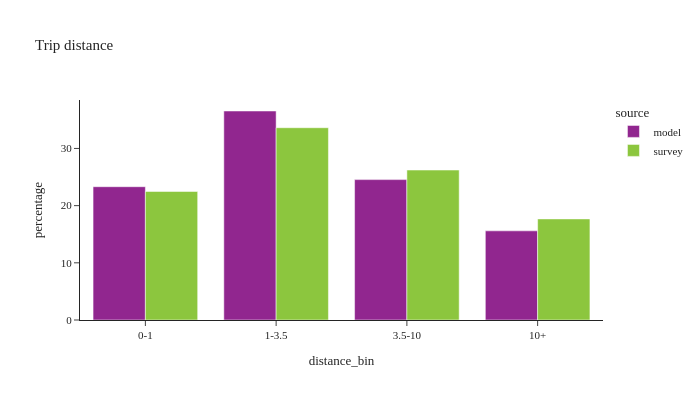

Source (notebook cell):
### Code cell
def plot_bins(df:pd.DataFrame, filter=None, title_name=None):

    if filter is not None:
        df = df.loc[filter]
    df_plot = df.loc[(df['distance_bin'] != float('nan'))].groupby(['source','distance_bin'])['trexpfac'].sum().reset_index()

    df_plot['percentage'] = df_plot.groupby(['source'], group_keys=False)['trexpfac']. \
        apply(lambda x: 100 * x / float(x.sum()))

    df_plot_ct = df.loc[(df['distance_bin'] != float('nan'))].groupby(['source','distance_bin'])['trexpfac'].count().reset_index().rename(columns={'trexpfac':'sample count'})

    df_plot = df_plot.merge(df_plot_ct, on=['source','distance_bin'])

    if title_name:
        chart_title = "Trip distance by purpose: "+title_name
    else:
        chart_title = "Trip distance"

    fig = px.bar(df_plot, x="distance_bin", y="percentage", color="source",barmode="group",
                facet_col_wrap=2, hover_data=['sample count'],
                title=chart_title)
    fig.for_each_annotation(lambda a: a.update(text = a.text.split("=")[-1]))
    fig.update_layout(height=400, width=700, font=dict(size=11))
    fig.show()

plot_bins(trip)

### Figure 1 — Plotly figure (JSON) as saved in the notebook; plotly's stock layout.template omitted (floating-point values rounded to 4 significant figures)
{"data": [{"alignmentgroup": "True", "customdata": [[3809044], [5972691], [4011983], [2547662]], "hovertemplate": "source=model<br>distance_bin=%{x}<br>percentage=%{y}<br>sample count=%{customdata[0]}<extra></extra>", "legendgroup": "model", "marker": {"color": "#91268F", "pattern": {"shape": ""}}, "name": "model", "offsetgroup": "model", "orientation": "v", "showlegend": true, "textposition": "auto", "type": "bar", "x": ["0-1", "1-3.5", "3.5-10", "10+"], "xaxis": "x", "y": [23.31, 36.55, 24.55, 15.59], "yaxis": "y"}, {"alignmentgroup": "True", "customdata": [[8488], [9200], [6972], [3934]], "hovertemplate": "source=survey<br>distance_bin=%{x}<br>percentage=%{y}<br>sample count=%{customdata[0]}<extra></extra>", "legendgroup": "survey", "marker": {"color": "#8CC63E", "pattern": {"shape": ""}}, "name": "survey", "offsetgroup": "survey", "orientation": "v", "showlegend": true, "textposition": "auto", "type": "bar", "x": ["0-1", "1-3.5", "3.5-10", "10+"], "xaxis": "x", "y": [22.48, 33.63, 26.22, 17.68], "yaxis": "y"}], "layout": {"barmode": "group", "font": {"size": 11}, "height": 400, "legend": {"title": {"text": "source"}, "tracegroupgap": 0}, "title": {"text": "Trip distance"}, "width": 700, "xaxis": {"anchor": "y", "domain": [0.0, 1.0], "title": {"text": "distance_bin"}}, "yaxis": {"anchor": "x", "domain": [0.0, 1.0], "title": {"text": "percentage"}}}}
